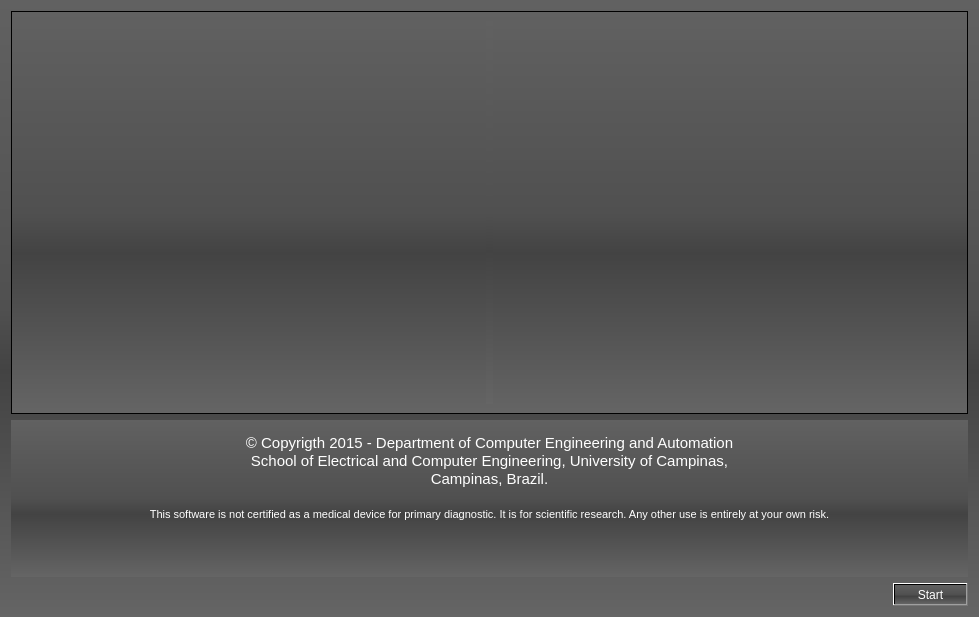
<?xml version="1.0" encoding="UTF-8"?>
<ui version="4.0">
 <class>QSplashScreenCopyright</class>
 <widget class="QWidget" name="QSplashScreenCopyright">
  <property name="geometry">
   <rect>
    <x>0</x>
    <y>0</y>
    <width>979</width>
    <height>617</height>
   </rect>
  </property>
  <property name="windowTitle">
   <string>VMTK</string>
  </property>
  <property name="styleSheet">
   <string notr="true">QWidget
{
color: #ffffff;
background-color: QLinearGradient(x1:0, y1:0, x2:0, y2:1, stop:0 #616161, stop: 0.5 #505050, stop: 0.6 #434343, stop:1 #656565);/*cinza gradiente*/
}</string>
  </property>
  <layout class="QGridLayout" name="gridLayout_2">
   <item row="0" column="0">
    <widget class="QFrame" name="frame">
     <property name="styleSheet">
      <string notr="true">/*background-color: rgba(0, 0, 0, 0.0)*/</string>
     </property>
     <property name="frameShape">
      <enum>QFrame::StyledPanel</enum>
     </property>
     <property name="frameShadow">
      <enum>QFrame::Raised</enum>
     </property>
     <layout class="QHBoxLayout" name="horizontalLayout">
      <item>
       <widget class="QLabel" name="label">
        <property name="sizePolicy">
         <sizepolicy hsizetype="Fixed" vsizetype="Fixed">
          <horstretch>0</horstretch>
          <verstretch>0</verstretch>
         </sizepolicy>
        </property>
        <property name="minimumSize">
         <size>
          <width>0</width>
          <height>383</height>
         </size>
        </property>
        <property name="text">
         <string/>
        </property>
        <property name="pixmap">
         <pixmap resource="Images.qrc">:/vmtk_logo</pixmap>
        </property>
        <property name="scaledContents">
         <bool>true</bool>
        </property>
        <property name="alignment">
         <set>Qt::AlignBottom|Qt::AlignHCenter</set>
        </property>
       </widget>
      </item>
     </layout>
    </widget>
   </item>
   <item row="2" column="0" alignment="Qt::AlignBottom">
    <widget class="QFrame" name="frame_2">
     <property name="frameShape">
      <enum>QFrame::NoFrame</enum>
     </property>
     <property name="frameShadow">
      <enum>QFrame::Raised</enum>
     </property>
     <layout class="QHBoxLayout" name="horizontalLayout_2">
      <item>
       <widget class="QTextEdit" name="textEdit">
        <property name="minimumSize">
         <size>
          <width>0</width>
          <height>0</height>
         </size>
        </property>
        <property name="font">
         <font>
          <strikeout>false</strikeout>
         </font>
        </property>
        <property name="styleSheet">
         <string notr="true">background-color: rgba(0, 0, 0, 0.0);</string>
        </property>
        <property name="frameShadow">
         <enum>QFrame::Plain</enum>
        </property>
        <property name="readOnly">
         <bool>true</bool>
        </property>
        <property name="html">
         <string>&lt;!DOCTYPE HTML PUBLIC &quot;-//W3C//DTD HTML 4.0//EN&quot; &quot;http://www.w3.org/TR/REC-html40/strict.dtd&quot;&gt;
&lt;html&gt;&lt;head&gt;&lt;meta name=&quot;qrichtext&quot; content=&quot;1&quot; /&gt;&lt;style type=&quot;text/css&quot;&gt;
p, li { white-space: pre-wrap; }
&lt;/style&gt;&lt;/head&gt;&lt;body style=&quot; font-family:'Ubuntu'; font-size:11pt; font-weight:400; font-style:normal;&quot;&gt;
&lt;p align=&quot;center&quot; style=&quot; margin-top:0px; margin-bottom:0px; margin-left:0px; margin-right:0px; -qt-block-indent:0; text-indent:0px;&quot;&gt;&lt;span style=&quot; font-family:'.Lucida Grande UI';&quot;&gt;© Copyrigth 2015 - Department of Computer Engineering and Automation&lt;/span&gt;&lt;/p&gt;
&lt;p align=&quot;center&quot; style=&quot; margin-top:0px; margin-bottom:0px; margin-left:0px; margin-right:0px; -qt-block-indent:0; text-indent:0px;&quot;&gt;&lt;span style=&quot; font-family:'.Lucida Grande UI';&quot;&gt;School of Electrical and Computer Engineering, University of Campinas,&lt;/span&gt;&lt;/p&gt;
&lt;p align=&quot;center&quot; style=&quot; margin-top:0px; margin-bottom:0px; margin-left:0px; margin-right:0px; -qt-block-indent:0; text-indent:0px;&quot;&gt;&lt;span style=&quot; font-family:'.Lucida Grande UI';&quot;&gt;Campinas, Brazil.&lt;/span&gt;&lt;/p&gt;
&lt;p align=&quot;center&quot; style=&quot;-qt-paragraph-type:empty; margin-top:0px; margin-bottom:0px; margin-left:0px; margin-right:0px; -qt-block-indent:0; text-indent:0px; font-family:'.Lucida Grande UI'; font-size:13pt;&quot;&gt;&lt;br /&gt;&lt;/p&gt;
&lt;p align=&quot;center&quot; style=&quot; margin-top:0px; margin-bottom:0px; margin-left:0px; margin-right:0px; -qt-block-indent:0; text-indent:0px;&quot;&gt;&lt;span style=&quot; font-family:'.Lucida Grande UI'; font-size:8pt;&quot;&gt;This software is not certified as a medical device for primary diagnostic. It is for scientific research. Any other use is entirely at your own risk.&lt;/span&gt;&lt;/p&gt;&lt;/body&gt;&lt;/html&gt;</string>
        </property>
       </widget>
      </item>
     </layout>
    </widget>
   </item>
   <item row="3" column="0" alignment="Qt::AlignRight">
    <widget class="QPushButton" name="m_start_app">
     <property name="text">
      <string>Start</string>
     </property>
    </widget>
   </item>
  </layout>
 </widget>
 <resources>
  <include location="Images.qrc"/>
 </resources>
 <connections/>
</ui>
